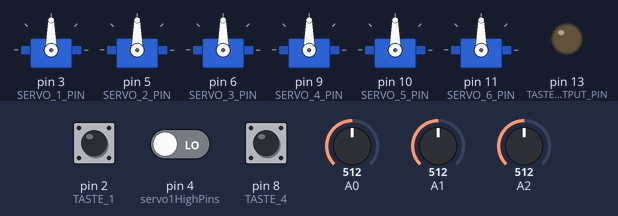
Recording of a sketch running on a simulated Arduino Uno, built with avr-gcc and run on an emulated ATmega328P. On the bench: 6 × servo, output pins drawn as LEDs (lit = HIGH). The test bench sets the inputs (shaded band); at power-on: pin 2 (TASTE_1) LOW, pin 4 (servo1HighPins) LOW, pin 8 (TASTE_4) LOW, A0 = 512, A1 = 512, A2 = 512.

Above: at 0.8 s.
0.9 s: pin 2 (TASTE_1) pulled HIGH for 0.15 s
At 1.8 s:
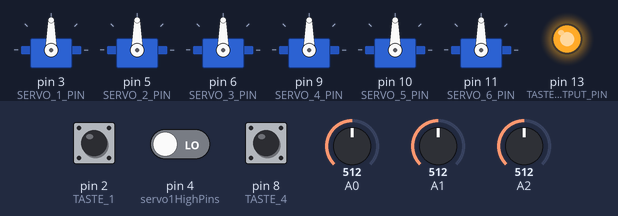
3.5 s: pin 2 (TASTE_1) pulled HIGH for 1 s
At 6.7 s:
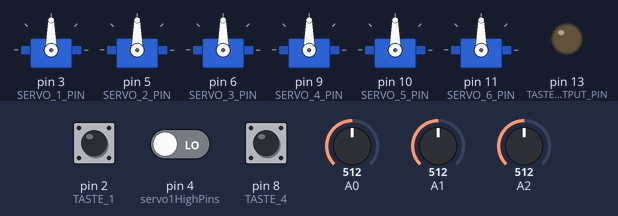
7.0 s: pin 2 (TASTE_1) pulled HIGH for 3.2 s
At 8.1 s:
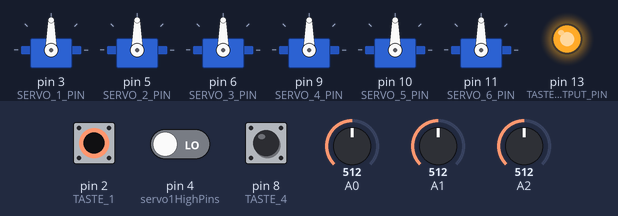
Timing chart, 0 to 12.7 s (numbered marks = the images above; inputs shaded):
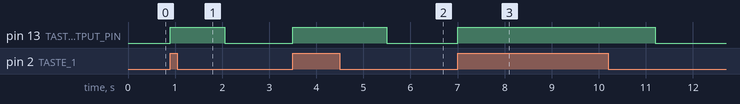

The sketch:

Basic.ino
```cpp
#include <Servo.h>

#define TASTE_1 2
#define TASTE_2 4
#define TASTE_3 7
#define TASTE_4 8
#define TASTE_7 12

#define DREHGEBER_1 A0
#define DREHGEBER_2 A1
#define DREHGEBER_3 A2

#define SERVO_1_PIN 3
#define SERVO_2_PIN 5
#define SERVO_3_PIN 6
#define SERVO_4_PIN 9
#define SERVO_5_PIN 10
#define SERVO_6_PIN 11

#define NUM_SERVOS 6

#define AVERAGE_SAMPLES_NUM 10

#define TASTE_1_HIGH_OUTPUT_DELAY 1000 // 1 second
#define TASTE_1_HIGH_OUTPUT_PIN 13

unsigned long millisLastTaste1 = 0;
bool taste1PushedPreviously = false;

class CustomServo : public Servo
{
public:
  CustomServo(unsigned pin, unsigned analogInputPin, unsigned* highPins, unsigned numHighPins, unsigned* lowPins, unsigned numLowPins, bool inverted = false) : Servo() {
    Servo::attach(pin);
    pinMode(pin, OUTPUT);
    pinMode(analogInputPin, INPUT);
    _pin = pin;
    _highPins = highPins;
    _numHighPins = numHighPins;
    _lowPins = lowPins;
    _numLowPins = numLowPins;
    _analogInputPin = analogInputPin;
    _inverted = inverted;
  }

  void update() {
    addNewValue();
    if (!_init && isActive()) { // active
      Servo::write(CustomServo::transferFunction(getAverageOfLastValues(), _inverted));
    }
    else { // not active
      // go back to zero position
      Servo::write(90);
    }
  };

private:
  bool _init = true;
  bool _inverted;
  unsigned _pin;
  unsigned _analogInputPin;

  unsigned* _highPins;
  unsigned _numHighPins;
  unsigned* _lowPins;
  unsigned _numLowPins;

  unsigned _lastValues[AVERAGE_SAMPLES_NUM];
  unsigned _lastValuesPtr = 0;

  // converts the analog value into the servo rotation
  //
  // @param x = [0;1023]
  // @return y = [0; 180]
  static unsigned transferFunction(unsigned x, bool inverted) {
    unsigned y = 6.6822581E-7 * x*x*x - .001026855 * x*x + .5263598 * x;
    if (inverted) {
      y = 180 - y;
    }
    return y;
  };

  bool isActive() {
    unsigned i;
    // check high pins
    for (i = 0; i < _numHighPins; i++) {
      if (!digitalRead(_highPins[i])) {
        return false;
      }
    }

    // check low pins
    for (i = 0; i < _numLowPins; i++) {
      if (digitalRead(_lowPins[i])) {
        return false;
      }
    }

    return true;
  };

  void addNewValue() {
    _lastValues[_lastValuesPtr] = analogRead(_analogInputPin);
    _lastValuesPtr++;

    // overflow
    if (_lastValuesPtr >= AVERAGE_SAMPLES_NUM) {
      _lastValuesPtr = 0;
      _init = false;
    }
  };

  float getAverageOfLastValues() {
    float sum = 0;
    for (unsigned i = 0; i < AVERAGE_SAMPLES_NUM; i++) {
      sum += _lastValues[i];
    }
    return sum / (float)AVERAGE_SAMPLES_NUM;
  };
};


void softwareReset() {
  asm volatile ("jmp 0"); // reset software
}


void setup() {
  pinMode(TASTE_1_HIGH_OUTPUT_PIN, OUTPUT);

  // initialize servos
  // servo 1
  unsigned servo1HighPins[] = { TASTE_1 }, servo1LowPins[] = { TASTE_2 };
  CustomServo servo1(SERVO_1_PIN, DREHGEBER_1, servo1HighPins, sizeof(servo1HighPins) / sizeof(unsigned), servo1LowPins, sizeof(servo1LowPins) / sizeof(unsigned), true);

  // servo 2
  unsigned servo2HighPins[] = { TASTE_1 }, servo2LowPins[] = { TASTE_2 };
  CustomServo servo2(SERVO_2_PIN, DREHGEBER_2, servo2HighPins, sizeof(servo2HighPins) / sizeof(unsigned), servo2LowPins, sizeof(servo2LowPins) / sizeof(unsigned));

  // servo 3
  unsigned servo3HighPins[] = { TASTE_1 }, servo3LowPins[] = { TASTE_2 };
  CustomServo servo3(SERVO_3_PIN, DREHGEBER_3, servo3HighPins, sizeof(servo3HighPins) / sizeof(unsigned), servo3LowPins, sizeof(servo3LowPins) / sizeof(unsigned));

  // servo 4
  unsigned servo4HighPins[] = { TASTE_1, TASTE_2 }, servo4LowPins[] = {};
  CustomServo servo4(SERVO_4_PIN, DREHGEBER_1, servo4HighPins, sizeof(servo4HighPins) / sizeof(unsigned), servo4LowPins, sizeof(servo4LowPins) / sizeof(unsigned));

  // servo 5
  unsigned servo5HighPins[] = { TASTE_1, TASTE_2 }, servo5LowPins[] = {};
  CustomServo servo5(SERVO_5_PIN, DREHGEBER_2, servo5HighPins, sizeof(servo5HighPins) / sizeof(unsigned), servo5LowPins, sizeof(servo5LowPins) / sizeof(unsigned));

  // servo 6
  unsigned servo6HighPins[] = { TASTE_1, TASTE_2 }, servo6LowPins[] = {};
  CustomServo servo6(SERVO_6_PIN, DREHGEBER_3, servo6HighPins, sizeof(servo6HighPins) / sizeof(unsigned), servo6LowPins, sizeof(servo6LowPins) / sizeof(unsigned));

  CustomServo servos[NUM_SERVOS] = { servo1, servo2, servo3, servo4, servo5, servo6 };

  while (true) {
    for (unsigned i = 0; i < NUM_SERVOS; i++) {
      servos[i].update();
    }

    if (digitalRead(TASTE_4) && digitalRead(TASTE_7)) {
      softwareReset();
    }


    if (digitalRead(TASTE_1)) {
      taste1PushedPreviously = true;
      millisLastTaste1 = millis();
    }
    digitalWrite(TASTE_1_HIGH_OUTPUT_PIN, (taste1PushedPreviously && millisLastTaste1 + TASTE_1_HIGH_OUTPUT_DELAY >= millis()) ? HIGH : LOW);
  }
}

void loop() {}
```

Measured:
- after the input at 0.9 s, pin 13 (TASTE_1_HIGH_OUTPUT_PIN): LOW → HIGH at once, → LOW 1.1 s later
- after the input at 3.5 s, pin 13 (TASTE_1_HIGH_OUTPUT_PIN): LOW → HIGH at once, → LOW 2.0 s later
- after the input at 7.0 s, pin 13 (TASTE_1_HIGH_OUTPUT_PIN): LOW → HIGH at once, → LOW 4.2 s later
